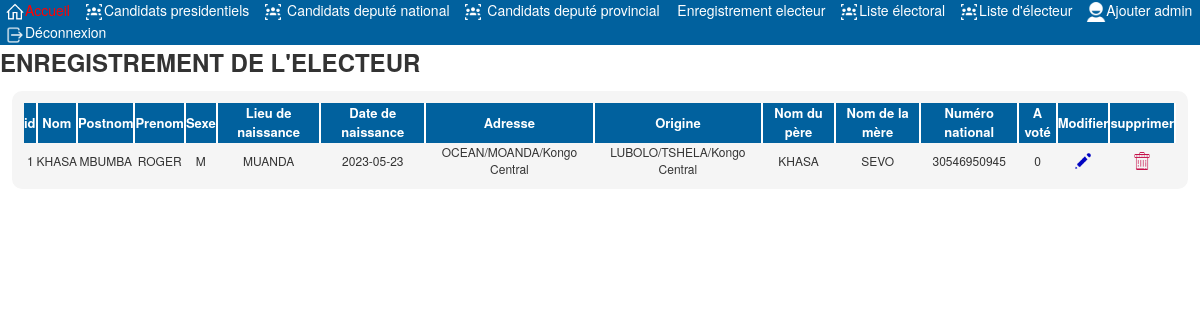
Before: /admin/liste_electeur.php (signed in) with the older database file.
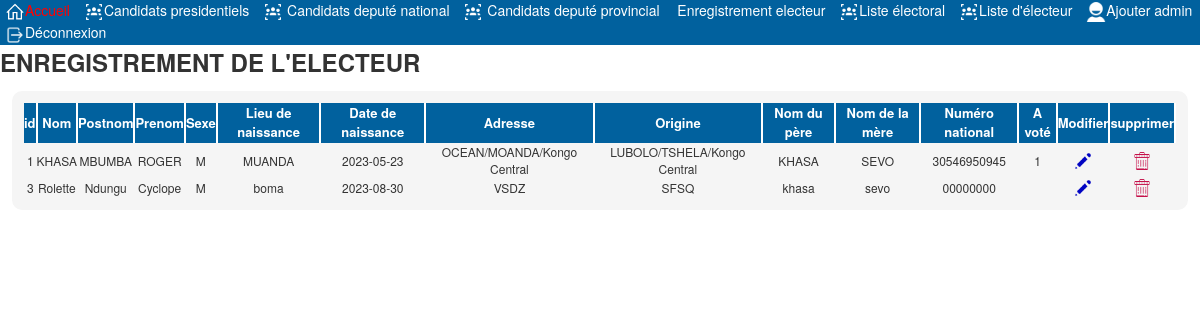
After: the same page with the newer database file.
### tables this page shows
CREATE TABLE `electeurs` (
  `id` int(11) NOT NULL,
  `nom` varchar(255) NOT NULL,
  `postnom` varchar(255) NOT NULL,
  `prenom` varchar(255) NOT NULL,
  `sexe` varchar(1) NOT NULL,
  `lieunaissance` varchar(255) NOT NULL,
  `datedenaissance` date NOT NULL,
  `adresse` text NOT NULL,
  `origine` text NOT NULL,
  `nompere` varchar(255) NOT NULL,
  `nomere` varchar(255) NOT NULL,
  `nn` text NOT NULL,
  `voter` tinyint(1) DEFAULT NULL
);

### admin/liste_electeur.php (the view, shortened to what this page needs)
<?php
if (isset($_SESSION['id'])){
    require '../bdd_conn.php';
    $electeur = $bdd->query("SELECT * FROM electeurs");
?>
<!DOCTYPE html>
<html lang="en">
<head>
    <link rel="stylesheet" href="../bootstrap/css/bootstrap.css">
    <link rel="stylesheet" href="../style/enroler.css">
    <link rel="stylesheet" href="../style/liste_admin.css">
</head>
<body>
<nav>
        <div class="bar">
        <a href="menu_admin.php"><img src="../img/home.png" alt="">Accueil</a>
                <a href="candidat_president.php"><img src="../img/candidat.png" alt="">Candidats presidentiels</a>
                <a href="candidat_national.php"><img src="../img/candidat.png" alt=""> Candidats deputé national</a>
                <a href="candidat_provincial.php" class="line"><img src="../img/candidat.png" alt=""> Candidats deputé provincial</a>
                <a href="enroler_electeur.php"><img src="../img/plus.png" alt=""> Enregistrement electeur</a>
                <a href="liste_electoral.php"><img src="../img/candidat.png" alt="">Liste électoral</a>
                <a href="liste_electeur.php"><img src="../img/candidat.png" alt="">Liste d'électeur</a>
                <a href="enregistrement.php"><img src="../img/admin.png" alt="">Ajouter admin</a>
                <?php echo'<a href="deconnexion.php"><img src="../img/deconnexion.png" alt="">Déconnexion</a>';?>
        </div>
    </nav>
    <font><marquee behavior="" direction="left">ENREGISTREMENT DE L'ELECTEUR</marquee></font>
    <div class="electeur">
    <table>
           <th>id</th>
           <th>Nom</th>
           <th>Postnom</th>
           <th>Prenom</th>
           <th>Sexe</th>
           <th>Lieu de naissance</th>
           <th>Date de naissance</th>
           <th>Adresse</th>
           <th>Origine</th>
           <th>Nom du père</th>
           <th>Nom de la mère</th>
           <th>Numéro national</th>
           <th>A voté</th>
           <th>Modifier</th>
           <th>supprimer</th>
           <?php
               while($aff = $electeur->fetch()){
                   echo'
                       <tr>
                           <td>'.$aff['id'].'</td>
                           <td>'.$aff['nom'].'</td>
                           <td>'.$aff['postnom'].'</td>
                           <td>'.$aff['prenom'].'</td>
                           <td>'.$aff['sexe'].'</td>
                           <td>'.$aff['lieunaissance'].'</td>
                           <td>'.$aff['datedenaissance'].'</td>
                           <td>'.$aff['adresse'].'</td>
                           <td>'.$aff['origine'].'</td>
                           <td>'.$aff['nompere'].'</td>
                           <td>'.$aff['nomere'].'</td>
                           <td>'.$aff['nn'].'</td>
                           <td>'.$aff['voter'].'</td>
                           <td><a href="modelec.php?id='.$aff['id'].'"><img src="../img/modifier.png" width="20px"></a></td>
                           <td><a href="suppelec.php?id='.$aff['id'].'"><img src="../img/supprimer.png" width="20px"></a></td>
                       </tr>
                   ';
               }
           ?>
       </table>
    </div>
</body>
</html>
<?php }
else{
    header('location:deconnexion.php');
}
?>

Changed rows visible on the page:
changed electeurs "KHASA": voter "0" → "1"
added electeurs: id "3", nom "Rolette", postnom "Ndungu", prenom "Cyclope", sexe "M", lieunaissance "boma", datedenaissance "2023-08-30", adresse "VSDZ", origine "SFSQ", nompere "khasa", nomere "sevo", nn "00000000"
